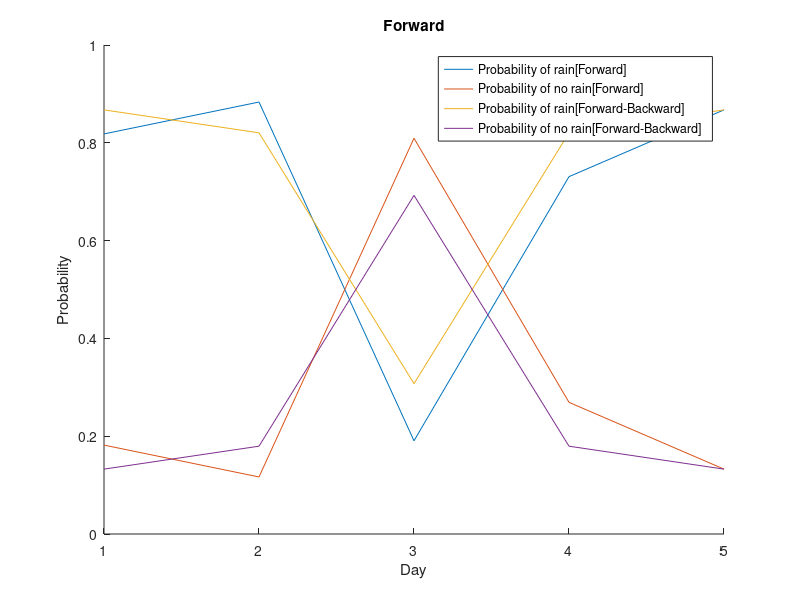

Recreate this plot in MATLAB.
clear all;
T = [0.7 0.3; 0.3 0.7];%Dynamic model
umb = [1 1 0 1 1]; %evidence
O = [0.1 0;0 0.8]; %Observation model
O(:,:,2) = [0.9 0; 0 0.2]; %Observation model
fv = zeros(2,6);%Forward messages init
fv(:,1) = [0.5; 0.5];
for i=2:6 %Forward
    fv(:,i) = (O(:,:,umb(i-1)+1)*T.'*fv(:,i-1))/sum(O(:,:,umb(i-1)+1)*T.'*fv(:,i-1)); %Eq. 15.12
end

sv = zeros(2,6);%Smoothed messages init
b = zeros(2,6);%Backward message init
b(:,6) = [1; 1];

for i=6:-1:2 %Normalize and Backward
    sv(:,i)=(fv(:,i).*b(:,i))/sum(fv(:,i).*b(:,i));%Fig 15.4
    b(:,i-1) = T*O(:,:,umb(i-1)+1)*b(:,i); %Eq. 15.13
end
fv, sv, b %print

%====Plot====%
hold on;
title('Forward');
plot(fv(1,2:6));
plot(fv(2,2:6));
plot(sv(1,2:6));
plot(sv(2,2:6));
legend('Probability of rain[Forward]', 'Probability of no rain[Forward]','Probability of rain[Forward-Backward]', 'Probability of no rain[Forward-Backward]');
xlabel('Day');
ylabel('Probability');
